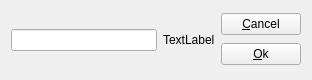
<?xml version="1.0" encoding="UTF-8"?>
<ui version="4.0">
 <class>B3m</class>
 <widget class="QWidget" name="B3m">
  <property name="geometry">
   <rect>
    <x>0</x>
    <y>0</y>
    <width>312</width>
    <height>80</height>
   </rect>
  </property>
  <property name="windowTitle">
   <string>Dialog</string>
  </property>
  <layout class="QHBoxLayout" name="horizontalLayout">
   <item>
    <widget class="QLineEdit" name="lineEdit"/>
   </item>
   <item>
    <widget class="QLabel" name="label">
     <property name="text">
      <string>TextLabel</string>
     </property>
    </widget>
   </item>
   <item>
    <layout class="QVBoxLayout" name="verticalLayout">
     <item>
      <widget class="QPushButton" name="pushButton_2">
       <property name="text">
        <string>&amp;Cancel</string>
       </property>
      </widget>
     </item>
     <item>
      <widget class="QPushButton" name="pushButton">
       <property name="text">
        <string>&amp;Ok</string>
       </property>
      </widget>
     </item>
    </layout>
   </item>
  </layout>
 </widget>
 <resources/>
 <connections/>
</ui>
